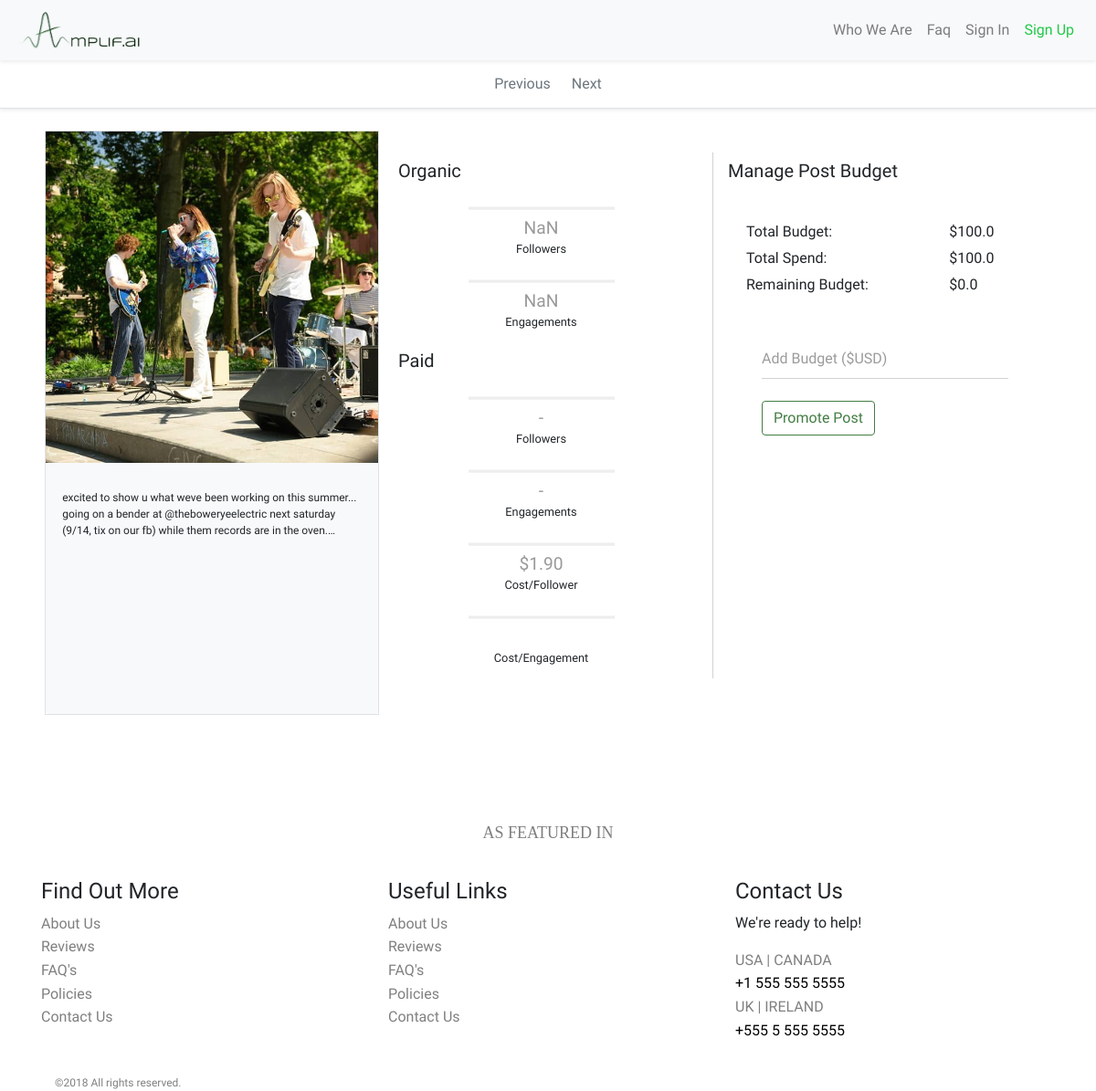
The app's page /social/promote/1/1 with its own data.
### social/models.py (models this page shows, shortened)
class SocialPost(models.Model):
    user = models.ForeignKey(
    'auth.User', on_delete=models.CASCADE)
    text = models.TextField(max_length=500)
    media = models.ImageField(upload_to=user_directory_path)
    twitter_engagements = models.PositiveIntegerField(default=0)
    instagram_engagements = models.PositiveIntegerField(default=0)
    facebook_engagements = models.PositiveIntegerField(default=0)
    twitter_followers = models.PositiveIntegerField(default=0)
    instagram_followers = models.PositiveIntegerField(default=0)
    facebook_followers = models.PositiveIntegerField(default=0)
    twitter_post = models.BooleanField(default=False)
    instagram_post = models.BooleanField(default=False)
    facebook_post = models.BooleanField(default=False)
    post_date = models.DateTimeField()

### social/views.py (the view, shortened to what this page needs)
# urls.py: url(r"^promote/(?P<pk>\d+)/(?P<social_post_pk>\d+)$", views.SinglePromoteView.as_view(), name='promote_details'),
class SinglePromoteView(View):
    def get(self, request, *args, **kwargs):
        view = SingleSocialPromotionDetailView.as_view(
            social_post_pk=kwargs['social_post_pk'])
        return view(request, *args, **kwargs)

### social/templatetags/app_filters.py (called while the page is built)
@register.filter(name='subtract')
def subtract(value, arg):
    return value - arg

### social/templates/social/promote_details.html (shortened to what this page needs)
{% extends "base.html" %}
{% load staticfiles %}
{% load app_filters %}
{% block body %}
<div class="navbar border-bottom justify-content-center shadow-sm">
  <nav aria-label="Page navigation example">
    <ul class="pagination mb-0">
      {% if social_post.pk == prev_social_post_pk %}
        <li class="page-item disabled">
      {% else %}
        <li class="page-item">
      {% endif %}
          <a class="page-link" href="{% url 'social:promote_details' pk=user.pk social_post_pk=prev_social_post_pk %}" tabindex="-1">Previous</a>
        </li>
        {% if social_post.pk == next_social_post_pk %}
          <li class="page-item disabled">
        {% else %}
          <li class="page-item">
        {% endif %}
          <a class="page-link" href="{% url 'social:promote_details' pk=user.pk social_post_pk=next_social_post_pk %}">Next</a>
        </li>
    </ul>
  </nav>
</div>
<div class="container pt-4">
  <div class="row">
    <div class="col-12 mb-5 pb-5">
      <div class="row mb-4 h-100 mr-2 ml-1">
        <div class="col-lg-4 col-md-12 pr-0 pl-0 border">
          <div class="card bg-light p-0 social-post-card h-100">
            <div class="card-body p-0">
              <div class="square-image">
                <img src="{{ social_post.media.url }}" alt="" class="img-fluid">
              </div>
              <div class="social-post-text-area">
                <p>{{ social_post.text }}</p>
              </div>
            </div>
          </div>
        </div>
        <div class="col-lg-8 col-md-12 p-0">
          <div class="card h-100">
            <div class="row">
              <div class="card-body pt-4 pb-3 h-100">
                <div class="row h-100">
                  <div class="col-6 organic-col">
                    <div class="row pl-2 ml-2 pb-2 pt-2">
                      <h5>Organic</h5>
                    </div>
                    <div class="row">
                      <div class="linear-prog-area">
                        <div class="linear-progress linear-absolute-progress" data-prog-numerator="{{ social_post.twitter_followers|add:social_post.instagram_followers|add:social_post.facebook_followers }}" data-prog-denominator="{{ max_followers.followers_sum__max }}"">
                          <h6 class="progress-title">Followers</h6>
                        </div>
                      </div>
                    </div>
                    <div class="row">
                      <div class="linear-prog-area">
                        <div class="linear-progress linear-absolute-progress" data-prog-numerator="{{ social_post.twitter_engagements|add:social_post.instagram_engagements|add:social_post.facebook_engagements }}" data-prog-denominator="{{ max_engagements.engagements_sum__max }}"">
                          <h6 class="progress-title">Engagements</h6>
                        </div>
                      </div>
                    </div>
                    <div class="row pl-2 ml-2 pb-2 pt-2">
                      <h5>Paid</h5>
                    </div>
                    <div class="row">
                      <div class="linear-prog-area">
                        <div class="linear-progress linear-absolute-progress" data-prog-numerator="{{ paid_followers }}" data-prog-denominator="{{ max_paid_followers }}"">
                          <h6 class="progress-title">Followers</h6>
                        </div>
                      </div>
                    </div>
                    <div class="row">
                      <div class="linear-prog-area">
                        <div class="linear-progress linear-absolute-progress" data-prog-numerator="{{ paid_engagements }}" data-prog-denominator="{{ max_paid_engagements }}"">
                          <h6 class="progress-title">Engagements</h6>
                        </div>
                      </div>
                    </div>
                    <div class="row">
                      <div class="linear-prog-area">
                        <div class="linear-progress linear-minmax-progress" data-prog-numerator="{{ cpf }}" data-prog-denominator="{{ max_min_cpf }}" data-prog-min="{{ min_cpf }}">
                          <h6 class="progress-title">Cost/Follower</h6>
                        </div>
                      </div>
                    </div>
                    <div class="row">
                      <div class="linear-prog-area">
                        <div class="linear-progress linear-minmax-progress" data-prog-numerator="{{ cpe }}" data-prog-denominator="{{ max_min_cpe }}" data-prog-min="{{ min_cpe }}">
                          <h6 class="progress-title">Cost/Engagement</h6>
                        </div>
                      </div>
                    </div>
                  </div>
                  <div class="col-6">
                    <div class="row pl-3 pb-3 pt-2">
                      <h5>Manage Post Budget</h5>
                    </div>
                    <div>
                      <div class="card-body stats-card">
                        <div class="row">
                          <div class="col-12">
                            <table style="width: 100%; height: 100%;">
                              <tbody>
                                <tr>
                                  <td><h6>Total Budget:</h6></td><td><h6>${{ total_budget }}</h6></td>
                                </tr>
                                <tr>
                                  <td><h6>Total Spend:</h6></td><td><h6>${{ total_spend }}</h6></td>
                                </tr>
                                <tr>
                                  <td><h6>Remaining Budget:</h6></td><td><h6>${{ total_budget|subtract:total_spend }}</h6></td>
                                </tr>
                              </tbody>
                            </table>
                          </div>
                          <div class="col-12 pl-5 pr-5 pt-1">
                            <form class="form-horizontal" action="{% url 'social:promote' pk=user.pk %}" method="POST" enctype="multipart/form-data">
                              <div class="row mb-4 mt-3">
                                <div class="form__group w-100">
                                  {{ social_post_promotion_form.budget }}
                                  <label for="id_social_post_promotion_form-budget" class="form__label md-label">Add Budget ($USD)</label>
                                </div>
                              </div>
                              <div class="row">
                                <div id="parent">
                                  <div id="child-btn" class="text-left">
                                    <button type="submit" class="btn btn-outline-success btn-xs">
                                      Promote Post
                                    </button>
                                  </div>
                                </div>
                              </div>
                            </form>
                          </div>
                        </div>
                      </div>
                    </div>
                  </div>
                </div>
              </div>
            </div>
          </div>
        </div>
      </div>
    </div>
  </div>
</div>
{% endblock %}

### static/amplifai/css/master.css (style rules this page uses)
html, body { margin: 0; height: 100%; width: 100%; }
body { margin: 0; padding: 0; height: 100%; width: 100%; background-color: white; font-family: 'Comfortaa', cursive; }
.card { border: none; }
#parent { display: table; height: 100%; width: 100% }
#child-btn { display: table-cell; vertical-align: bottom; text-align: right; }
.form__group { position: relative; padding: 15px 0 0; margin-top: 10px; }
.form__field { font-family: inherit; width: 100%; border: 0; border-bottom: 1px solid #d2d2d2; outline: 0; font-size: 16px; color: #212121; padding: 7px 0; background: transparent; transition: border-color 0.2s; }
.form__field::placeholder { color: transparent; }
.md-label, .form__field:focus ~ .form__label { position: absolute; top: 0; display: block; transition: 0.2s; font-size: 12px; color: #9b9b9b; }
.social-post-text-area { margin: 5%; height: 100%; width: auto; }
.social-post-text-area p { margin: 0px; font-size: 12px; display: -webkit-box; -webkit-line-clamp: 3; -webkit-box-orient: vertical; overflow: hidden; text-overflow: ellipsis; padding-top: 10px; }
.square-image { position:relative; overflow:hidden; padding-bottom:100%; }
.square-image img { position:absolute; object-fit: contain; max-width: 150%; }
.organic-col { border-right: 1px solid #d2d2d2; }
.linear-prog-area { width: 100%; }
.linear-progress { position: relative; width: 160px; height: 60px; text-align: center; margin: 10px auto 10px auto; }
.linear-progress .progress-title { position: absolute; top: 50%; left: 50%; width: 100%; letter-spacing: 0; text-align: center; transform: translate(-50%, 10px); font-size: 0.8em; padding: 0 10% 0 10%; }
.btn-outline-success { color: #427d42; border-color: #427d42; }
.page-link { position: relative; display: block; padding: .5rem .75rem; margin-left: -1px; line-height: 1.25; color: #55a355; background-color: #fff; border: none; }
.page-item { border: none; }

### records on screen
SocialPost: media (picture), text "excited to show u what weve been working on this summer... going on a bender at @theboweryeelectric next saturday (9/14, tix on our fb) while them records are in the…"

### other values on screen
{{ total_budget }} "100.0"
{{ total_spend }} "100.0"
{{ total_budget|subtract:total_spend }} "0.0"
